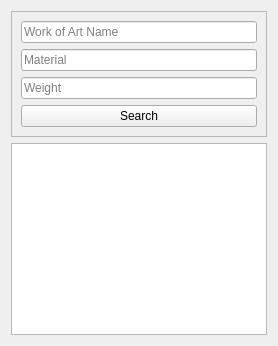
            <widget class="QWidget" name="page_sculpture">
             <layout class="QVBoxLayout" name="verticalLayout_7">
              <item>
               <widget class="QFrame" name="search_sculpture">
                <property name="minimumSize">
                 <size>
                  <width>0</width>
                  <height>100</height>
                 </size>
                </property>
                <property name="frameShape">
                 <enum>QFrame::StyledPanel</enum>
                </property>
                <property name="frameShadow">
                 <enum>QFrame::Raised</enum>
                </property>
                <layout class="QVBoxLayout" name="verticalLayout_42">
                 <item>
                  <widget class="QLineEdit" name="search_sculpture_work_of_art_name">
                   <property name="text">
                    <string/>
                   </property>
                   <property name="placeholderText">
                    <string>Work of Art Name</string>
                   </property>
                  </widget>
                 </item>
                 <item>
                  <widget class="QLineEdit" name="search_sculpture_material">
                   <property name="text">
                    <string/>
                   </property>
                   <property name="placeholderText">
                    <string>Material</string>
                   </property>
                  </widget>
                 </item>
                 <item>
                  <widget class="QLineEdit" name="search_sculpture_weight">
                   <property name="text">
                    <string/>
                   </property>
                   <property name="placeholderText">
                    <string>Weight</string>
                   </property>
                  </widget>
                 </item>
                 <item>
                  <widget class="QPushButton" name="btn_search_sculpture">
                   <property name="text">
                    <string>Search</string>
                   </property>
                  </widget>
                 </item>
                </layout>
               </widget>
              </item>
              <item>
               <widget class="QTableWidget" name="table_sculpture"/>
              </item>
             </layout>
            </widget>
